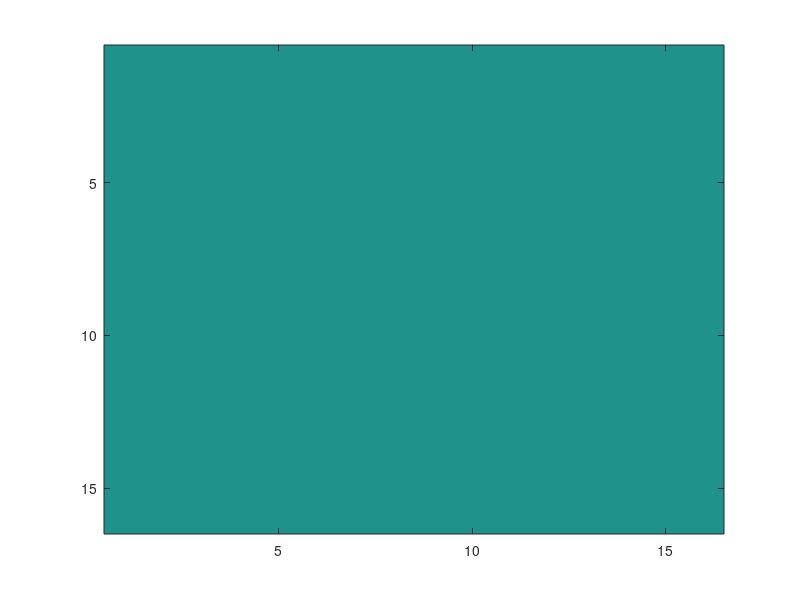
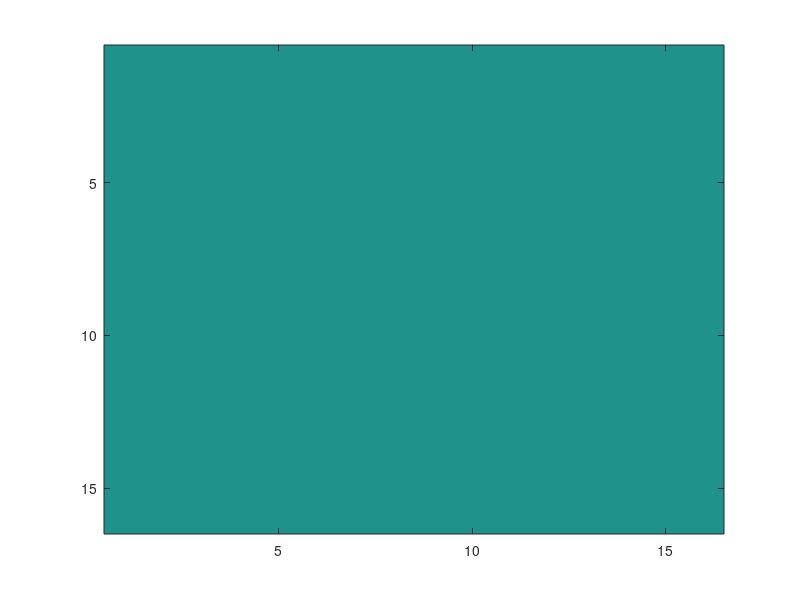
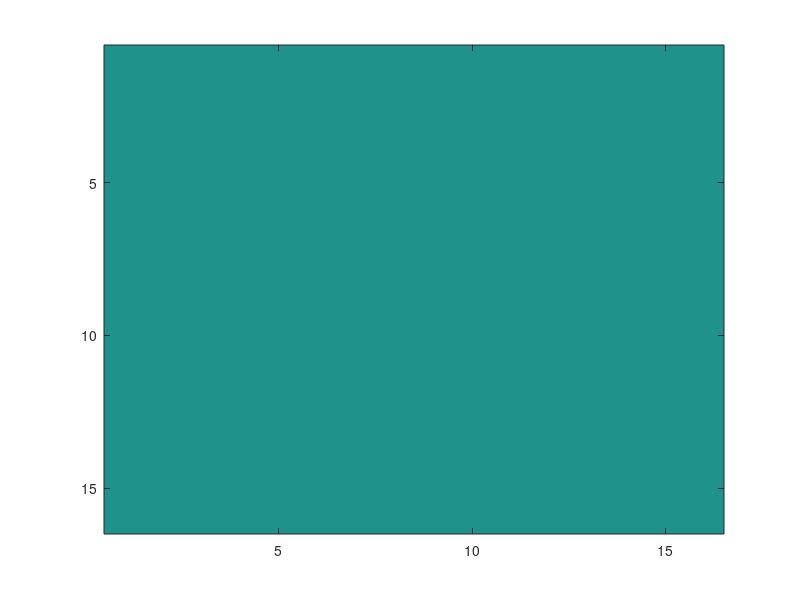
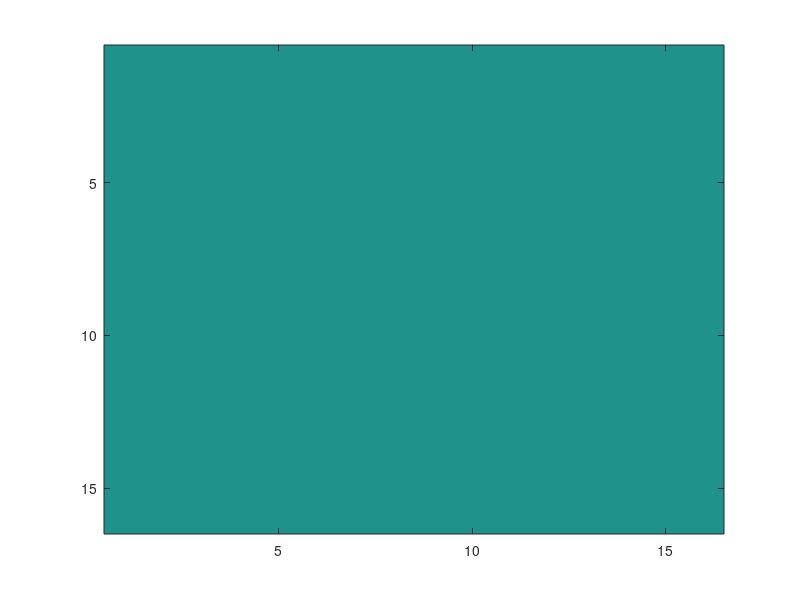

These charts were generated, in order, by the following MATLAB code:
 template0 = [  0.000000  0.000000  0.000000  0.000000  0.000000  0.000000  0.000000  0.000000  0.000000  0.000000  0.000000  0.000000  0.000000  0.000000  0.000000  0.000000 ; 
 0.000000  0.000000  0.000000  0.000000  0.000000  0.000000  0.000000  0.000000  0.000000  0.000000  0.000000  0.000000  0.000000  0.000000  0.000000  0.000000 ; 
 0.000000  0.000000  0.000000  0.000000  0.000000  0.000000  0.000000  0.000000  0.000000  0.000000  0.000000  0.000000  0.000000  0.000000  0.000000  0.000000 ; 
 0.000000  0.000000  0.000000  0.000000  0.000000  0.000000  0.000000  0.000000  0.000000  0.000000  0.000000  0.000000  0.000000  0.000000  0.000000  0.000000 ; 
 0.000000  0.000000  0.000000  0.000000  0.000000  0.000000  0.000000  0.000000  0.000000  0.000000  0.000000  0.000000  0.000000  0.000000  0.000000  0.000000 ; 
 0.000000  0.000000  0.000000  0.000000  0.000000  0.000000  0.000000  0.000000  0.000000  0.000000  0.000000  0.000000  0.000000  0.000000  0.000000  0.000000 ; 
 0.000000  0.000000  0.000000  0.000000  0.000000  0.000000  0.000000  0.000000  0.000000  0.000000  0.000000  0.000000  0.000000  0.000000  0.000000  0.000000 ; 
 0.000000  0.000000  0.000000  0.000000  0.000000  0.000000  0.000000  0.000000  0.000000  0.000000  0.000000  0.000000  0.000000  0.000000  0.000000  0.000000 ; 
 0.000000  0.000000  0.000000  0.000000  0.000000  0.000000  0.000000  0.000000  0.000000  0.000000  0.000000  0.000000  0.000000  0.000000  0.000000  0.000000 ; 
 0.000000  0.000000  0.000000  0.000000  0.000000  0.000000  0.000000  0.000000  0.000000  0.000000  0.000000  0.000000  0.000000  0.000000  0.000000  0.000000 ; 
 0.000000  0.000000  0.000000  0.000000  0.000000  0.000000  0.000000  0.000000  0.000000  0.000000  0.000000  0.000000  0.000000  0.000000  0.000000  0.000000 ; 
 0.000000  0.000000  0.000000  0.000000  0.000000  0.000000  0.000000  0.000000  0.000000  0.000000  0.000000  0.000000  0.000000  0.000000  0.000000  0.000000 ; 
 0.000000  0.000000  0.000000  0.000000  0.000000  0.000000  0.000000  0.000000  0.000000  0.000000  0.000000  0.000000  0.000000  0.000000  0.000000  0.000000 ; 
 0.000000  0.000000  0.000000  0.000000  0.000000  0.000000  0.000000  0.000000  0.000000  0.000000  0.000000  0.000000  0.000000  0.000000  0.000000  0.000000 ; 
 0.000000  0.000000  0.000000  0.000000  0.000000  0.000000  0.000000  0.000000  0.000000  0.000000  0.000000  0.000000  0.000000  0.000000  0.000000  0.000000 ; 
 0.000000  0.000000  0.000000  0.000000  0.000000  0.000000  0.000000  0.000000  0.000000  0.000000  0.000000  0.000000  0.000000  0.000000  0.000000  0.000000 ; 
 ];
figure;imagesc(template0);

 template1 = [  0.000000  0.000000  0.000000  0.000000  0.000000  0.000000  0.000000  0.000000  0.000000  0.000000  0.000000  0.000000  0.000000  0.000000  0.000000  0.000000 ; 
 0.000000  0.000000  0.000000  0.000000  0.000000  0.000000  0.000000  0.000000  0.000000  0.000000  0.000000  0.000000  0.000000  0.000000  0.000000  0.000000 ; 
 0.000000  0.000000  0.000000  0.000000  0.000000  0.000000  0.000000  0.000000  0.000000  0.000000  0.000000  0.000000  0.000000  0.000000  0.000000  0.000000 ; 
 0.000000  0.000000  0.000000  0.000000  0.000000  0.000000  0.000000  0.000000  0.000000  0.000000  0.000000  0.000000  0.000000  0.000000  0.000000  0.000000 ; 
 0.000000  0.000000  0.000000  0.000000  0.000000  0.000000  0.000000  0.000000  0.000000  0.000000  0.000000  0.000000  0.000000  0.000000  0.000000  0.000000 ; 
 0.000000  0.000000  0.000000  0.000000  0.000000  0.000000  0.000000  0.000000  0.000000  0.000000  0.000000  0.000000  0.000000  0.000000  0.000000  0.000000 ; 
 0.000000  0.000000  0.000000  0.000000  0.000000  0.000000  0.000000  0.000000  0.000000  0.000000  0.000000  0.000000  0.000000  0.000000  0.000000  0.000000 ; 
 0.000000  0.000000  0.000000  0.000000  0.000000  0.000000  0.000000  0.000000  0.000000  0.000000  0.000000  0.000000  0.000000  0.000000  0.000000  0.000000 ; 
 0.000000  0.000000  0.000000  0.000000  0.000000  0.000000  0.000000  0.000000  0.000000  0.000000  0.000000  0.000000  0.000000  0.000000  0.000000  0.000000 ; 
 0.000000  0.000000  0.000000  0.000000  0.000000  0.000000  0.000000  0.000000  0.000000  0.000000  0.000000  0.000000  0.000000  0.000000  0.000000  0.000000 ; 
 0.000000  0.000000  0.000000  0.000000  0.000000  0.000000  0.000000  0.000000  0.000000  0.000000  0.000000  0.000000  0.000000  0.000000  0.000000  0.000000 ; 
 0.000000  0.000000  0.000000  0.000000  0.000000  0.000000  0.000000  0.000000  0.000000  0.000000  0.000000  0.000000  0.000000  0.000000  0.000000  0.000000 ; 
 0.000000  0.000000  0.000000  0.000000  0.000000  0.000000  0.000000  0.000000  0.000000  0.000000  0.000000  0.000000  0.000000  0.000000  0.000000  0.000000 ; 
 0.000000  0.000000  0.000000  0.000000  0.000000  0.000000  0.000000  0.000000  0.000000  0.000000  0.000000  0.000000  0.000000  0.000000  0.000000  0.000000 ; 
 0.000000  0.000000  0.000000  0.000000  0.000000  0.000000  0.000000  0.000000  0.000000  0.000000  0.000000  0.000000  0.000000  0.000000  0.000000  0.000000 ; 
 0.000000  0.000000  0.000000  0.000000  0.000000  0.000000  0.000000  0.000000  0.000000  0.000000  0.000000  0.000000  0.000000  0.000000  0.000000  0.000000 ; 
 ];
figure;imagesc(template1);

 template2 = [  0.000000  0.000000  0.000000  0.000000  0.000000  0.000000  0.000000  0.000000  0.000000  0.000000  0.000000  0.000000  0.000000  0.000000  0.000000  0.000000 ; 
 0.000000  0.000000  0.000000  0.000000  0.000000  0.000000  0.000000  0.000000  0.000000  0.000000  0.000000  0.000000  0.000000  0.000000  0.000000  0.000000 ; 
 0.000000  0.000000  0.000000  0.000000  0.000000  0.000000  0.000000  0.000000  0.000000  0.000000  0.000000  0.000000  0.000000  0.000000  0.000000  0.000000 ; 
 0.000000  0.000000  0.000000  0.000000  0.000000  0.000000  0.000000  0.000000  0.000000  0.000000  0.000000  0.000000  0.000000  0.000000  0.000000  0.000000 ; 
 0.000000  0.000000  0.000000  0.000000  0.000000  0.000000  0.000000  0.000000  0.000000  0.000000  0.000000  0.000000  0.000000  0.000000  0.000000  0.000000 ; 
 0.000000  0.000000  0.000000  0.000000  0.000000  0.000000  0.000000  0.000000  0.000000  0.000000  0.000000  0.000000  0.000000  0.000000  0.000000  0.000000 ; 
 0.000000  0.000000  0.000000  0.000000  0.000000  0.000000  0.000000  0.000000  0.000000  0.000000  0.000000  0.000000  0.000000  0.000000  0.000000  0.000000 ; 
 0.000000  0.000000  0.000000  0.000000  0.000000  0.000000  0.000000  0.000000  0.000000  0.000000  0.000000  0.000000  0.000000  0.000000  0.000000  0.000000 ; 
 0.000000  0.000000  0.000000  0.000000  0.000000  0.000000  0.000000  0.000000  0.000000  0.000000  0.000000  0.000000  0.000000  0.000000  0.000000  0.000000 ; 
 0.000000  0.000000  0.000000  0.000000  0.000000  0.000000  0.000000  0.000000  0.000000  0.000000  0.000000  0.000000  0.000000  0.000000  0.000000  0.000000 ; 
 0.000000  0.000000  0.000000  0.000000  0.000000  0.000000  0.000000  0.000000  0.000000  0.000000  0.000000  0.000000  0.000000  0.000000  0.000000  0.000000 ; 
 0.000000  0.000000  0.000000  0.000000  0.000000  0.000000  0.000000  0.000000  0.000000  0.000000  0.000000  0.000000  0.000000  0.000000  0.000000  0.000000 ; 
 0.000000  0.000000  0.000000  0.000000  0.000000  0.000000  0.000000  0.000000  0.000000  0.000000  0.000000  0.000000  0.000000  0.000000  0.000000  0.000000 ; 
 0.000000  0.000000  0.000000  0.000000  0.000000  0.000000  0.000000  0.000000  0.000000  0.000000  0.000000  0.000000  0.000000  0.000000  0.000000  0.000000 ; 
 0.000000  0.000000  0.000000  0.000000  0.000000  0.000000  0.000000  0.000000  0.000000  0.000000  0.000000  0.000000  0.000000  0.000000  0.000000  0.000000 ; 
 0.000000  0.000000  0.000000  0.000000  0.000000  0.000000  0.000000  0.000000  0.000000  0.000000  0.000000  0.000000  0.000000  0.000000  0.000000  0.000000 ; 
 ];
figure;imagesc(template2);

 template3 = [  0.000000  0.000000  0.000000  0.000000  0.000000  0.000000  0.000000  0.000000  0.000000  0.000000  0.000000  0.000000  0.000000  0.000000  0.000000  0.000000 ; 
 0.000000  0.000000  0.000000  0.000000  0.000000  0.000000  0.000000  0.000000  0.000000  0.000000  0.000000  0.000000  0.000000  0.000000  0.000000  0.000000 ; 
 0.000000  0.000000  0.000000  0.000000  0.000000  0.000000  0.000000  0.000000  0.000000  0.000000  0.000000  0.000000  0.000000  0.000000  0.000000  0.000000 ; 
 0.000000  0.000000  0.000000  0.000000  0.000000  0.000000  0.000000  0.000000  0.000000  0.000000  0.000000  0.000000  0.000000  0.000000  0.000000  0.000000 ; 
 0.000000  0.000000  0.000000  0.000000  0.000000  0.000000  0.000000  0.000000  0.000000  0.000000  0.000000  0.000000  0.000000  0.000000  0.000000  0.000000 ; 
 0.000000  0.000000  0.000000  0.000000  0.000000  0.000000  0.000000  0.000000  0.000000  0.000000  0.000000  0.000000  0.000000  0.000000  0.000000  0.000000 ; 
 0.000000  0.000000  0.000000  0.000000  0.000000  0.000000  0.000000  0.000000  0.000000  0.000000  0.000000  0.000000  0.000000  0.000000  0.000000  0.000000 ; 
 0.000000  0.000000  0.000000  0.000000  0.000000  0.000000  0.000000  0.000000  0.000000  0.000000  0.000000  0.000000  0.000000  0.000000  0.000000  0.000000 ; 
 0.000000  0.000000  0.000000  0.000000  0.000000  0.000000  0.000000  0.000000  0.000000  0.000000  0.000000  0.000000  0.000000  0.000000  0.000000  0.000000 ; 
 0.000000  0.000000  0.000000  0.000000  0.000000  0.000000  0.000000  0.000000  0.000000  0.000000  0.000000  0.000000  0.000000  0.000000  0.000000  0.000000 ; 
 0.000000  0.000000  0.000000  0.000000  0.000000  0.000000  0.000000  0.000000  0.000000  0.000000  0.000000  0.000000  0.000000  0.000000  0.000000  0.000000 ; 
 0.000000  0.000000  0.000000  0.000000  0.000000  0.000000  0.000000  0.000000  0.000000  0.000000  0.000000  0.000000  0.000000  0.000000  0.000000  0.000000 ; 
 0.000000  0.000000  0.000000  0.000000  0.000000  0.000000  0.000000  0.000000  0.000000  0.000000  0.000000  0.000000  0.000000  0.000000  0.000000  0.000000 ; 
 0.000000  0.000000  0.000000  0.000000  0.000000  0.000000  0.000000  0.000000  0.000000  0.000000  0.000000  0.000000  0.000000  0.000000  0.000000  0.000000 ; 
 0.000000  0.000000  0.000000  0.000000  0.000000  0.000000  0.000000  0.000000  0.000000  0.000000  0.000000  0.000000  0.000000  0.000000  0.000000  0.000000 ; 
 0.000000  0.000000  0.000000  0.000000  0.000000  0.000000  0.000000  0.000000  0.000000  0.000000  0.000000  0.000000  0.000000  0.000000  0.000000  0.000000 ; 
 ];
figure;imagesc(template3);

